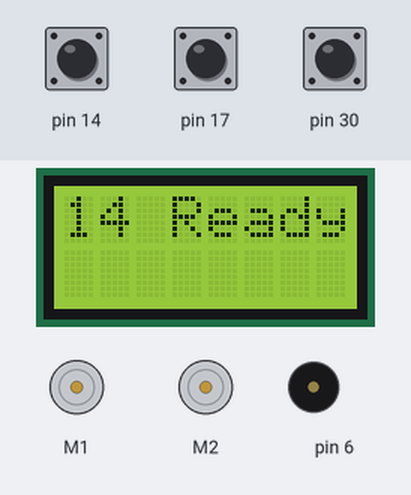
The sketch below on a simulated Arduino Leonardo, built with avr-gcc and run on an emulated ATmega32U4. On the bench: 8×2 character LCD, 2 × DC motor (green arrow = forward, orange = backward, longer = faster), buzzer (waves = sounding). Inputs (shaded band) come from the test bench; at power-on: pin 14 HIGH, pin 17 HIGH, pin 30 HIGH. What the sketch prints to the serial monitor is not drawn.

Above: at 1.2 s.
1.3 s: pin 14 pulled LOW for 0.15 s
At 1.7 s:
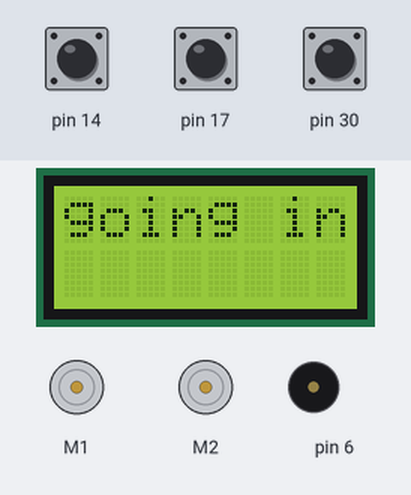
At 3.9 s:
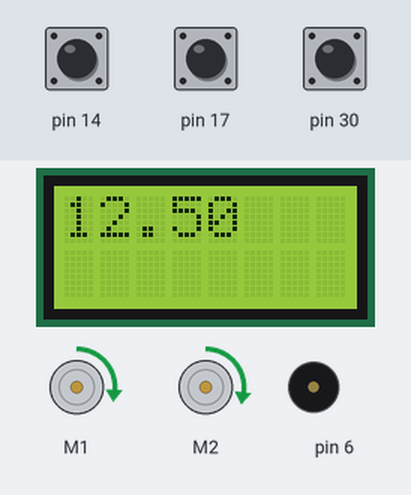
Timing chart, 0 to 27.5 s (numbered marks = the images above; inputs shaded):
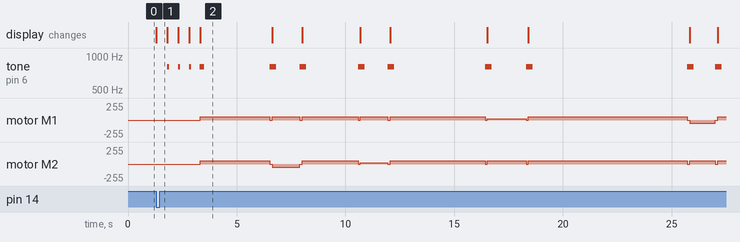

The sketch:

deadReckoningFinal.ino
```cpp
// Team 14
// ME311 Dead Reckoning assignment

#include <Romi32U4.h>
Romi32U4ButtonA buttonA;
Romi32U4ButtonB buttonB;
Romi32U4ButtonC buttonC;
Romi32U4LCD lcd;
Romi32U4Motors motors;
Romi32U4Buzzer buzzer;
Romi32U4Encoders encoders;
int16_t countsLeft = 0;
int16_t countsRight = 0;
int delayBetweenMoves = 100;
String debug = "OFF";

void setup() {
  lcd.print("14 Ready");
} // end of setup

void loop()
{
  if (buttonA.isPressed()) {
    launchingSequence();
    navigateThroughTrack();
  }

// testing and calibration functions
  if (buttonB.isPressed()) {
    lcd.clear();
    lcd.write("C pressed");
    delay(1000);
    goStraight(28.5, 75);
  }

  if (buttonC.isPressed()) {
    lcd.clear();
    lcd.write("C pressed");
    delay(1000);
    lcd.clear();
    movingTurn(6.44, 1.96, 75); // right
    delay(1000);
    movingTurn(1.96, 6.44, 75); // left
  }

}

void stopMotors() {
  int speed = 0;
  motors.setLeftSpeed(speed);
  motors.setRightSpeed(speed);
}

void launchingSequence() {
    lcd.clear();
    lcd.write("going in");
    delay(500);
    lcd.clear();
    lcd.write("3");
    buzzer.playFrequency(800, 100, 15);
    delay(500);
    lcd.clear();
    lcd.write("2");
    buzzer.playFrequency(800, 100, 15);
    delay(500);
    lcd.clear();
    lcd.write("1");
    buzzer.playFrequency(800, 100, 15);
    delay(500);
}

void navigateThroughTrack() {

    buzzer.playFrequency(800, 200, 15);
    goStraight(12.5, 75);
    buzzer.playFrequency(800, 200, 15);
    delay(delayBetweenMoves);

    // first turn
    buzzer.playFrequency(800, 200, 15);
    stationaryRightTurn(4.42, 75);
    buzzer.playFrequency(800, 200, 15);
    delay(delayBetweenMoves);

    // going straight right past the first obstacle
    buzzer.playFrequency(800, 200, 15);
    goStraight(10, 75);
    buzzer.playFrequency(800, 200, 15);
    delay(delayBetweenMoves);

    // 5" rad. turn to right
    buzzer.playFrequency(800, 200, 15);
    movingTurn(6.44, 1.96, 75);
    buzzer.playFrequency(800, 200, 15);
    delay(delayBetweenMoves);

    // going straight past the second obstacle
    buzzer.playFrequency(800, 200, 15);
    goStraight(17, 75);
    buzzer.playFrequency(800, 200, 15);
    delay(delayBetweenMoves);

    // another 5" turn but left
    buzzer.playFrequency(800, 200, 15);
    movingTurn(1.96, 6.44, 75);
    buzzer.playFrequency(800, 200, 15);
    delay(delayBetweenMoves);

    // straight until we are at final X coordinate
    buzzer.playFrequency(800, 200, 15);
    goStraight(28.5, 75);
    buzzer.playFrequency(800, 200, 15);
    delay(delayBetweenMoves);

    // left 90 degree turn
    buzzer.playFrequency(800, 200, 15);
    stationaryLeftTurn(4.42, 75);
    buzzer.playFrequency(800, 200, 15);
    delay(delayBetweenMoves);

    // TO THE LANDING STONE
    buzzer.playFrequency(800, 200, 15);
    goStraight(12.5, 75);
    buzzer.playFrequency(800, 200, 15);
    delay(500);

    // display stopped
    lcd.clear();
    lcd.write("STOPPED");
}

void goStraight(float distance, int speed) {

  countsLeft = 0;
  countsRight = 0;
  float correction = 5; // plus to right speed
  int countsLeftBefore = encoders.getCountsLeft();
  int countsRightBefore = encoders.getCountsRight();
  float leftTarget = distance * 161.2;
  float rightTarget = distance * 161.2;

  // printing our distance to screen
  lcd.clear();
  lcd.print(distance);

  // running motors until either targets is hit
  while (countsLeft <= leftTarget && countsRight <= rightTarget) {

    // set the motors speeds
    motors.setLeftSpeed(speed);
    motors.setRightSpeed(speed + correction);

    // calculate the actual distance in counts
    int leftAfter = encoders.getCountsLeft();
    int rightAfter = encoders.getCountsRight();
    countsLeft = leftAfter - countsLeftBefore;
    countsRight = rightAfter - countsRightBefore;

  }

  stopMotors();

}

void stationaryRightTurn(float distance, int speed) {

  countsLeft = 0;
  countsRight = 0;
  int correction = 3;
  float leftTarget = distance * 161.2;
  float rightTarget = distance * -161.2;
  int countsLeftBefore = encoders.getCountsLeft();
  int countsRightBefore = encoders.getCountsRight();

  lcd.clear();
  lcd.print(leftTarget);
  lcd.gotoXY(0, 1);
  lcd.print(rightTarget);

   // running motors until either targets is hit
  while (countsLeft <= leftTarget && countsRight >= rightTarget) {

    // set the motors speeds
    motors.setLeftSpeed(speed);
    motors.setRightSpeed(-speed + correction);

    // calculate the actual distance in counts
    int leftAfter = encoders.getCountsLeft();
    int rightAfter = encoders.getCountsRight();
    countsLeft = leftAfter - countsLeftBefore; // goes below zero
    countsRight = rightAfter - countsRightBefore; // should stay under

  }

  stopMotors();
}

void stationaryLeftTurn(float distance, int speed) {

  countsLeft = 0;
  countsRight = 0;
  int correction = 3;
  float leftTarget = distance * -161.2;
  float rightTarget = distance * 161.2;

  lcd.clear();
  lcd.print(leftTarget);
  lcd.gotoXY(0, 1);
  lcd.print(rightTarget);

  // get the count values from encoders
  int countsLeftBefore = encoders.getCountsLeft();
  int countsRightBefore = encoders.getCountsRight();
  Serial.println(countsLeftBefore);
  Serial.println(countsRightBefore);
  Serial.println(countsLeft);
  Serial.println(countsRight);

   // running motors until either targets is hit
  while (countsLeft >= leftTarget && countsRight <= rightTarget) {

    // set the motors speeds
    motors.setLeftSpeed(-speed);
    motors.setRightSpeed(speed + correction);

    // measureing how many counts we have
    int16_t leftAfter = encoders.getCountsLeft();
    int16_t rightAfter = encoders.getCountsRight();
    countsLeft = leftAfter - countsLeftBefore; // goes below zero
    countsRight = rightAfter - countsRightBefore; // should stay under

  }
 stopMotors();
}

void movingTurn(float leftDistance, float rightDistance, int speed) {

  int leftSpeed;
  int rightSpeed;
  int leftCorr = 5; // used for tuning
  int rightCorr = 10; // used for tuning
  float leftTarget;
  float rightTarget;
  int countsLeftBefore;
  int countsRightBefore;
  float calibValue = 161.2; // for motor speed of 75
  countsLeft = 0;
  countsRight = 0;

  // turning right
  if (leftDistance > rightDistance) {
    leftSpeed = speed;
    rightSpeed = speed * (rightDistance/leftDistance) + rightCorr;
  }

  // turning left
  else if (leftDistance < rightDistance) {
    leftSpeed = speed * (leftDistance/rightDistance) + leftCorr;
    rightSpeed = speed;
  }

  leftTarget = leftDistance * calibValue;
  rightTarget = rightDistance * calibValue;
  countsLeftBefore = encoders.getCountsLeft();
  countsRightBefore = encoders.getCountsRight();

  lcd.clear();
  lcd.print(leftTarget);
  lcd.gotoXY(0, 1);
  lcd.print(rightTarget);

  // running motors until either targets is hit
  while (countsLeft <= leftTarget && countsRight <= rightTarget) {

    // set the motors speeds
    motors.setLeftSpeed(leftSpeed);
    motors.setRightSpeed(rightSpeed);

    // calculate the actual distance in counts
    int16_t leftAfter = encoders.getCountsLeft();
    int16_t rightAfter = encoders.getCountsRight();
    countsLeft = leftAfter - countsLeftBefore;
    countsRight = rightAfter - countsRightBefore;

  }

  if (debug == "ON") {
    lcd.print(countsLeft);
    lcd.print(" ");
    lcd.print(countsRight);
    lcd.gotoXY(0, 1);
  }

 stopMotors();

}
```
